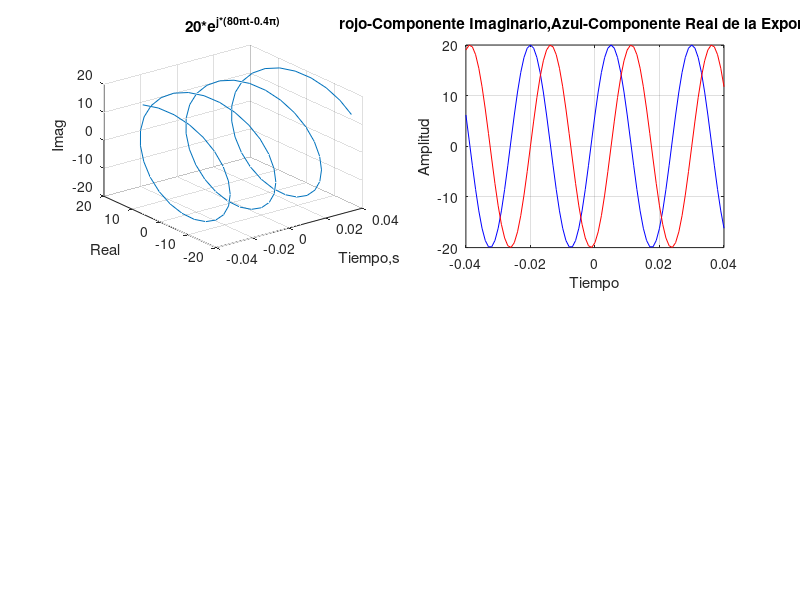

The MATLAB source for this figure:
t=-0.04:0.001:0.04;
x=20*exp(j*(80*pi*t-0.4*pi));

% grafico en 3d
subplot(2,2,1);
plot3(t,real(x), imag(x));grid
title('20*e^{j*(80\pit-0.4\pi)}')
xlabel('Tiempo,s');ylabel('Real');zlabel('Imag')
% grafico de 2d
subplot(2,2,2);
plot(t, real(x), 'b');hold on
plot(t, imag(x), 'r');grid
title('rojo-Componente Imaginario,Azul-Componente Real de la Exponencial')
xlabel('Tiempo');ylabel('Amplitud')

